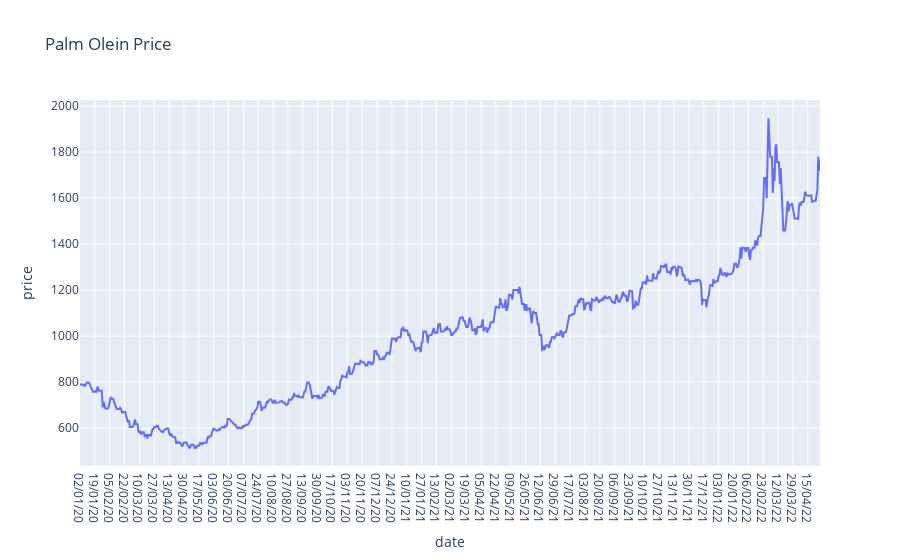

Here is the notebook cell this chart was saved with:
### Code cell
fig = px.line(price, x='date', y='price', title='Palm Olein Price')
fig.show()

### Figure 1 — Plotly figure (JSON) as saved in the notebook; plotly's stock layout.template omitted (floating-point values rounded to 4 significant figures; data arrays with more than 128 entries replaced by an {"elided": "..."} marker saying what was removed)
{"data": [{"hovertemplate": "date=%{x}<br>price=%{y}<extra></extra>", "legendgroup": "", "line": {"color": "#636efa", "dash": "solid"}, "marker": {"symbol": "circle"}, "mode": "lines", "name": "", "orientation": "v", "showlegend": false, "type": "scatter", "x": {"elided": "849 str values"}, "xaxis": "x", "y": {"elided": "849 float values"}, "yaxis": "y"}], "layout": {"legend": {"tracegroupgap": 0}, "title": {"text": "Palm Olein Price"}, "xaxis": {"anchor": "y", "domain": [0.0, 1.0], "title": {"text": "date"}}, "yaxis": {"anchor": "x", "domain": [0.0, 1.0], "title": {"text": "price"}}}}
